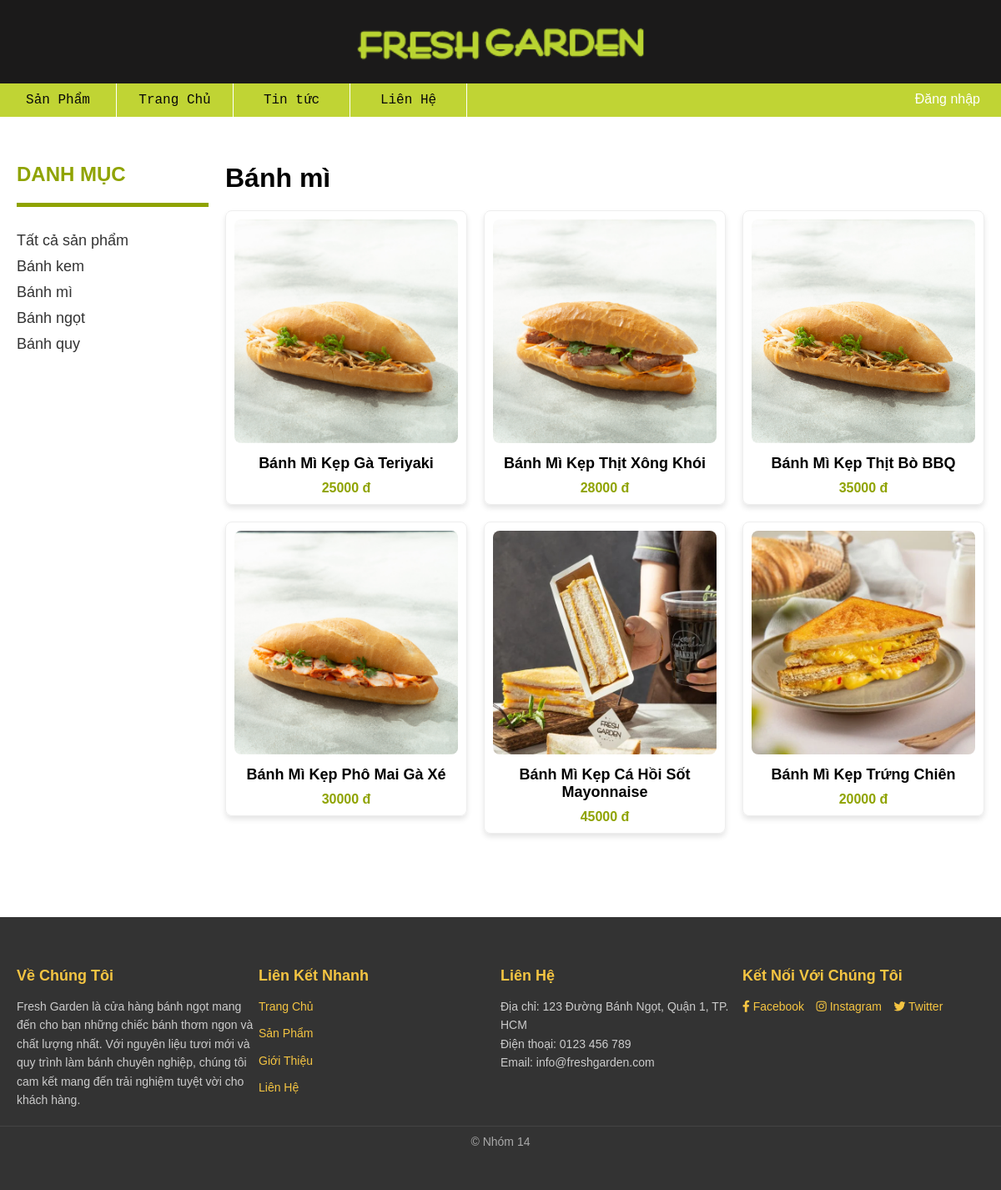
/Danhsachsp/Trangdsbanhmi.php, run on the app's committed database.
### tables this page shows
CREATE TABLE `banh` (
  `Mabanh` varchar(10) NOT NULL,
  `Tenbanh` varchar(50) NOT NULL,
  `Nguyenlieu` varchar(500) NOT NULL,
  `Dongia` int(100) NOT NULL,
  `Mota` varchar(500) NOT NULL,
  `Hinh` varchar(30) NOT NULL,
  `Maloaibanh` varchar(10) NOT NULL,
  `Mahangsx` varchar(10) NOT NULL
);

### Danhsachsp/Trangdsbanhmi.php (the view, shortened to what this page needs)
<!DOCTYPE html>
<html lang="en">
<head>
    <link rel="stylesheet" href="./Danhsachstyle.css">
    <link rel="stylesheet" href="../Header/header.css">
    <link rel="stylesheet" href="../Menu/menu.css">
    <link rel="stylesheet" href="../Footer/footer.css">
</head>
<body>
<?php
    include('../Header/header.php');
    include('../Menu/menu.php');
    ?>
    <div class="container">
        <aside class="sidebar">
            <h2>DANH MỤC</h2>
            <hr>
            <ul>
                <li><a href="./Trangdanhsachsp.php">Tất cả sản phẩm</a></li>
                <li><a href="./Trangdsbanhkem.php">Bánh kem</a></li>
                <li><a href="./Trangdsbanhmi.php">Bánh mì</a></li>
                <li><a href="./Trangdsbanhngot.php">Bánh ngọt</a></li>
                <li><a href="./Trangdsbanhquy.php">Bánh quy</a></li>
            </ul>
        </aside>
        <main class="product-list">
            <h1>Bánh mì</h1>
            <div class="products">
            <?php
            include('../ketnoi.php');
            $sql = "SELECT banh.Tenbanh as tenbanh, banh.Dongia as dongia, banh.Hinh as hinh, banh.Mabanh as mabanh
                    FROM banh WHERE banh.Maloaibanh = 'LB02'";
            $result = mysqli_query($conn, $sql);
            if (mysqli_num_rows($result) == 0) {
                echo "Chưa có sản phẩm nào";
            } else {
                while ($row = mysqli_fetch_array($result)) { ?>
                   <a href="../Chitiet/Chitietsp.php?Mabanh=<?php echo $row['mabanh']; ?>">
                   <div class="product">
                        <img src="../Img/<?php echo $row['hinh']; ?>" alt="<?php echo $row['tenbanh']; ?>">
                        <h3><?php echo $row['tenbanh']; ?></h3>
                        <p class="price"><?php echo $row['dongia']; ?> đ</p>
                    </div>
                   </a>
                <?php }
            } ?>
            </div>
        </main>
    </div>
    <?php include('../Footer/footer.php');
    ?>
</body>
</html>

### Danhsachsp/Danhsachstyle.css (style rules this page uses)
* { margin: 0; padding: 0; box-sizing: border-box; }
body { font-family: Arial, sans-serif; }
.container { display: flex; max-width: 1200px; margin: 0 auto; padding: 20px; padding-top: 50px; padding-bottom: 100px; }
.sidebar { width: 250px; padding-right: 20px; }
.sidebar h2 { font-size: 24px; margin-bottom: 20px; color: #8fa300; }
.sidebar ul { list-style: none; margin-top: 30px; }
.sidebar li { font-size: 18px; margin-bottom: 10px; cursor: pointer; }
.product-list { flex: 1; }
.product-list h1 { font-size: 32px; margin-bottom: 20px; }
.products { display: grid; grid-template-columns: repeat(3, 1fr); gap: 20px; }
.product { text-align: center; border: 1px solid #eee; padding: 10px; border-radius: 8px; box-shadow: 0px 4px 6px rgba(0, 0, 0, 0.1); transition: transform 0.3s ease; }
.product img { width: 100%; height: auto; border-radius: 8px; }
.product h3 { font-size: 18px; margin: 10px 0; }
.product .price { color: #8fa300; font-size: 16px; font-weight: bold; }
hr { height: 5px; background-color: #8fa300; border: none; }
.sidebar li a { text-decoration: none; color: #333; transition: color 0.3s ease, font-weight 0.3s ease; }
a { text-decoration: none; color: black; }

### Header/header.css (style rules this page uses)
html, body { width: 100%; height: 100%; margin: 0; padding: 0; box-sizing: border-box; }

### data on the page
banh: Hinh (picture), Tenbanh "Bánh Mì Kẹp Gà Teriyaki", Dongia "25000"
banh: Hinh (picture), Tenbanh "Bánh Mì Kẹp Thịt Xông Khói", Dongia "28000"
banh: Hinh (picture), Tenbanh "Bánh Mì Kẹp Thịt Bò BBQ", Dongia "35000"
banh: Hinh (picture), Tenbanh "Bánh Mì Kẹp Phô Mai Gà Xé", Dongia "30000"
banh: Hinh (picture), Tenbanh "Bánh Mì Kẹp Cá Hồi Sốt Mayonnaise", Dongia "45000"
banh: Hinh (picture), Tenbanh "Bánh Mì Kẹp Trứng Chiên", Dongia "20000"
